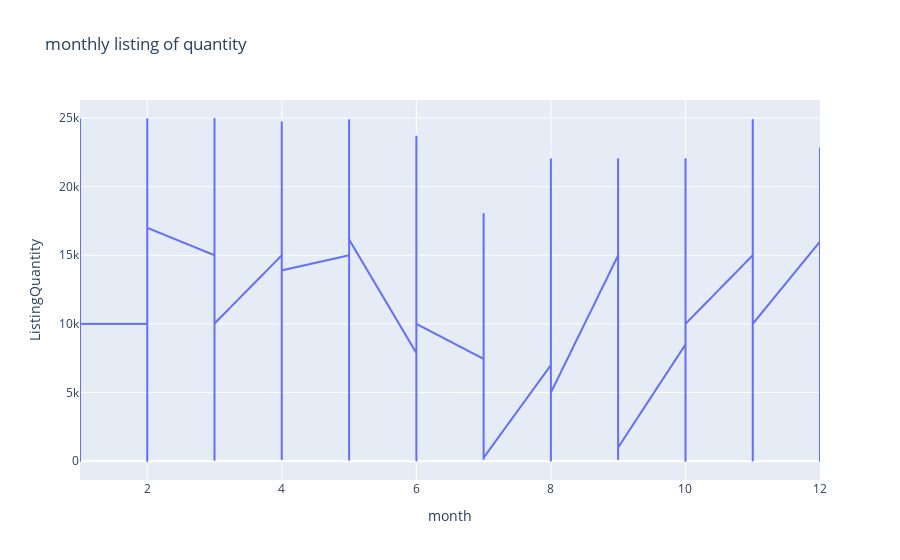

Here is the notebook cell this chart was saved with:
### Code cell
fig = px.line(new_df, x="month", y="ListingQuantity", title="monthly listing of quantity ")
fig.show()

### Figure 1 — Plotly figure (JSON) as saved in the notebook; plotly's stock layout.template omitted (floating-point values rounded to 4 significant figures; data arrays with more than 128 entries replaced by an {"elided": "..."} marker saying what was removed)
{"data": [{"hovertemplate": "month=%{x}<br>ListingQuantity=%{y}<extra></extra>", "legendgroup": "", "line": {"color": "#636efa", "dash": "solid"}, "marker": {"symbol": "circle"}, "mode": "lines", "name": "", "showlegend": false, "type": "scattergl", "x": {"elided": "19416 int values"}, "xaxis": "x", "y": {"elided": "19416 int values"}, "yaxis": "y"}], "layout": {"legend": {"tracegroupgap": 0}, "title": {"text": "monthly listing of quantity "}, "xaxis": {"anchor": "y", "domain": [0, 1], "title": {"text": "month"}}, "yaxis": {"anchor": "x", "domain": [0, 1], "title": {"text": "ListingQuantity"}}}}
